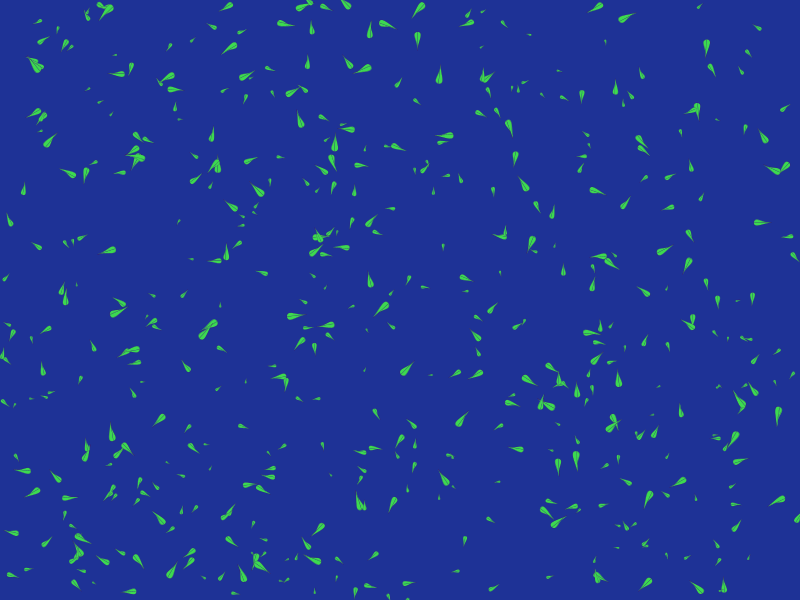
Frame 1 (no input)
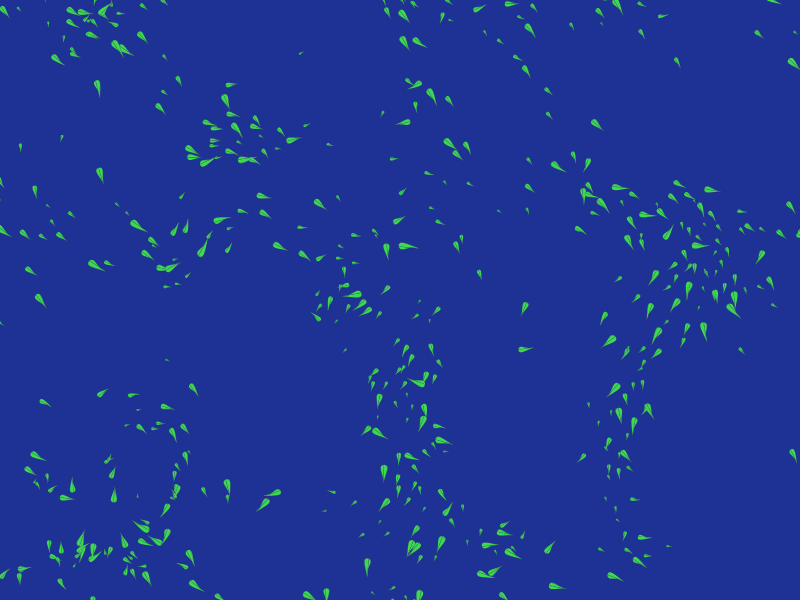
Frame 60 (the mouse pressed at the canvas centre just before this capture)
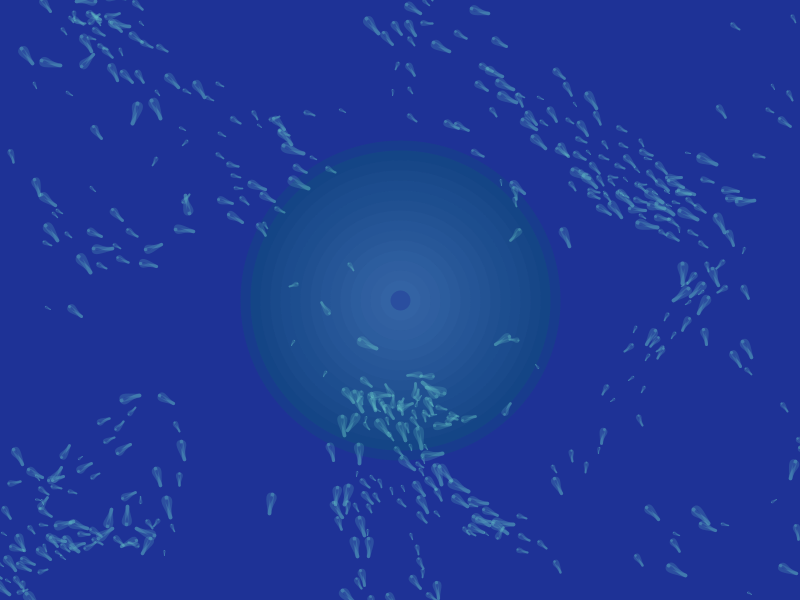
Frame 120 (the mouse held since frame 60 and released just before this capture)

The Processing sketch that drew these frames (run headless with seeded random() and noise(); from frame 60 on, the mouse is pressed at the canvas centre):

// Processing sketch: processing_15484
// ── processing_15484.pde

//"The Science Experiment"
//Valerie Nelkin
//Senior Honors Project 2010

int fishNum = 500;
Fish[] fish = new Fish[fishNum];
boolean mouseDown = false;
float sphereScale = 1;
color fishStroke = color(random(100),random(100),random(100));
color fishColor = color(random(255),random(255),random(255));

void setup(){
  size(800,600);
  background(30,50,150);
  smooth();
  for(int i=0; i<fishNum; i++){
    fish[i] = new Fish(random(width), random(height));
  }
}

void mousePressed(){
  mouseDown = true;

}
void mouseReleased(){
  mouseDown = false;
}
void addRipples() {
  
  if (mouseDown == true) {  
  for (int i =300; i>=0; i=i-20) {
      int r = (int)(100-(((i)/(300.0))*100));
      int g = (int)(200-(((i)/(300.0))*100));
      int b = (int)(200-(((i)/(300.0))*100));
      noFill();
      strokeWeight(20);
      stroke(r,g,b,50);
  
      ellipse(mouseX, mouseY, i*sphereScale,i*sphereScale); 
    }
  }
  if (mouseDown == false) {
  background(30,50,150);
  fill(fishColor);
  stroke(fishStroke);
  strokeWeight(1);
  }
    }


void draw(){
   background(30,50,150);
   addRipples();
  for(int i=0; i<fishNum; i++){
    fish[i].update();
  }
  for(int i = 0; i<fishNum-1; i++){
    for(int c = i+1; c<fishNum; c++){
      float d = dist(fish[i].x, fish[i].y, fish[c].x, fish[c].y)+1;
       if( d <= 15 ){
        fish[i].xv += .004*(fish[i].x - fish[c].x);
        fish[i].yv += .004*(fish[i].y - fish[c].y);
        fish[c].xv += .004*(fish[c].x - fish[i].x);
        fish[c].yv += .004*(fish[c].y - fish[i].y);
      }
      else if( d>50 && d <=80){
        fish[i].xv -= .000005*(fish[i].x - fish[c].x);
        fish[i].yv -= .000005*(fish[i].y - fish[c].y);
        fish[c].xv -= .000005*(fish[c].x - fish[i].x);
        fish[c].yv -= .000005*(fish[c].y - fish[i].y);
        fish[i].xv += ((fish[c].xv+fish[i].xv)/2-fish[i].xv)*.01;
        fish[i].yv += ((fish[c].yv+fish[i].yv)/2-fish[i].yv)*.01;
      }
      if(mouseDown){
         float d2 = dist(mouseX,mouseY, fish[i].x, fish[i].y);
         if(d2<100){
         fish[i].xv -= .002*(mouseX-fish[i].x)/d2;
         fish[i].yv -= .002*(mouseY-fish[i].y)/d2;
         }
      }
    }
  }
}

class Fish {
  float x,y;
  float xv = random(-1,1), yv = random(-1,1);
  float tailStep = 0, tailSpeed = random(2,3);
  float s = random(.05,.2);
   
  //Bezier points///////
  float sx = -90, sy = 0;
  float ax = -40, ay = 0;
  float bx = 5, by = 40;
  float cx = -40, cy = 0;
  float dx = 5, dy = -40;
  float ex = 10, ey = 0;
  float animOff = random(TWO_PI);
  ////////////////////////
  Fish(float x, float y){
    this.x = x;
    this.y = y;
    
  }

  void update(){
    this.tailStep += this.tailSpeed;
    this.xv += (  noise(  this.x*.01 + PI,this.y*.01, millis()*.00002  )*2-1  )*.3;
    this.yv += (  noise(  this.x*.01 - PI,this.y*.01, millis()*.00002  )*2-1  )*.3;
    this.xv = constrain(this.xv, -2,2);
    this.yv = constrain(this.yv, -2,2);
    this.x += this.xv;
    this.y += this.yv;
    drawFish();
    if(this.x<-10){
      this.x = width+10;
    }
    else if(this.x>width+10){
      this.x = -10;
    }
    if(this.y<-10){
      this.y = height+10;
    }
    else if(this.y>height+10){
      this.y = -10;
    }
  } 

  void drawFish(){
    sy = 30*sin( this.tailStep*.1 + this.animOff);
    pushMatrix();
    translate(this.x, this.y);
    scale(this.s,this.s);
    rotate( atan2(this.yv, this.xv) );
    bezier( this.sx,this.sy, this.ax,this.ay, this.bx,this.by, this.ex,this.ey );
    bezier( this.sx,this.sy, this.cx,this.cy, this.dx,this.dy, this.ex,this.ey );
   
    line( this.sx,this.sy, this.ex,this.ey);
    popMatrix();

  }

}
